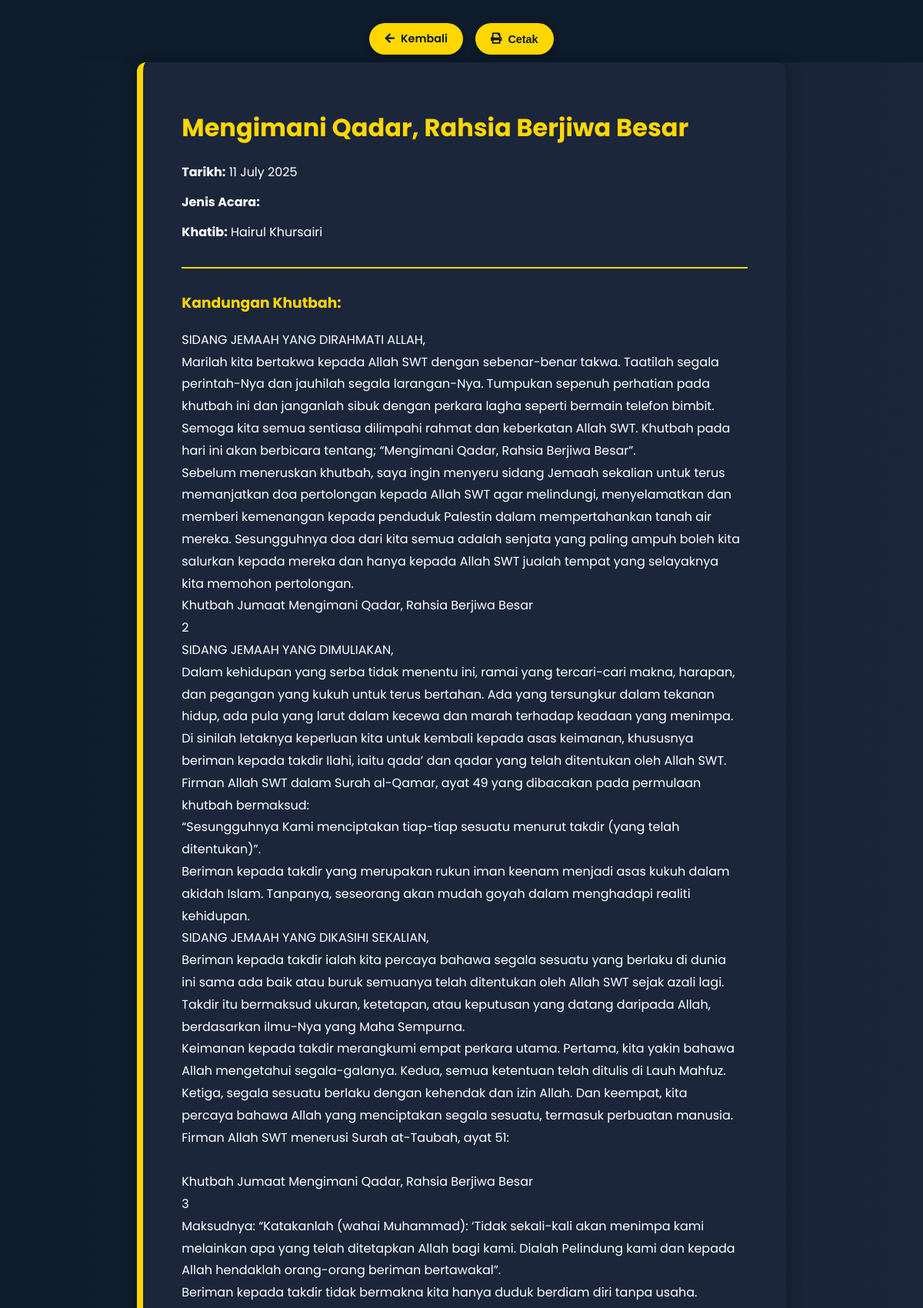
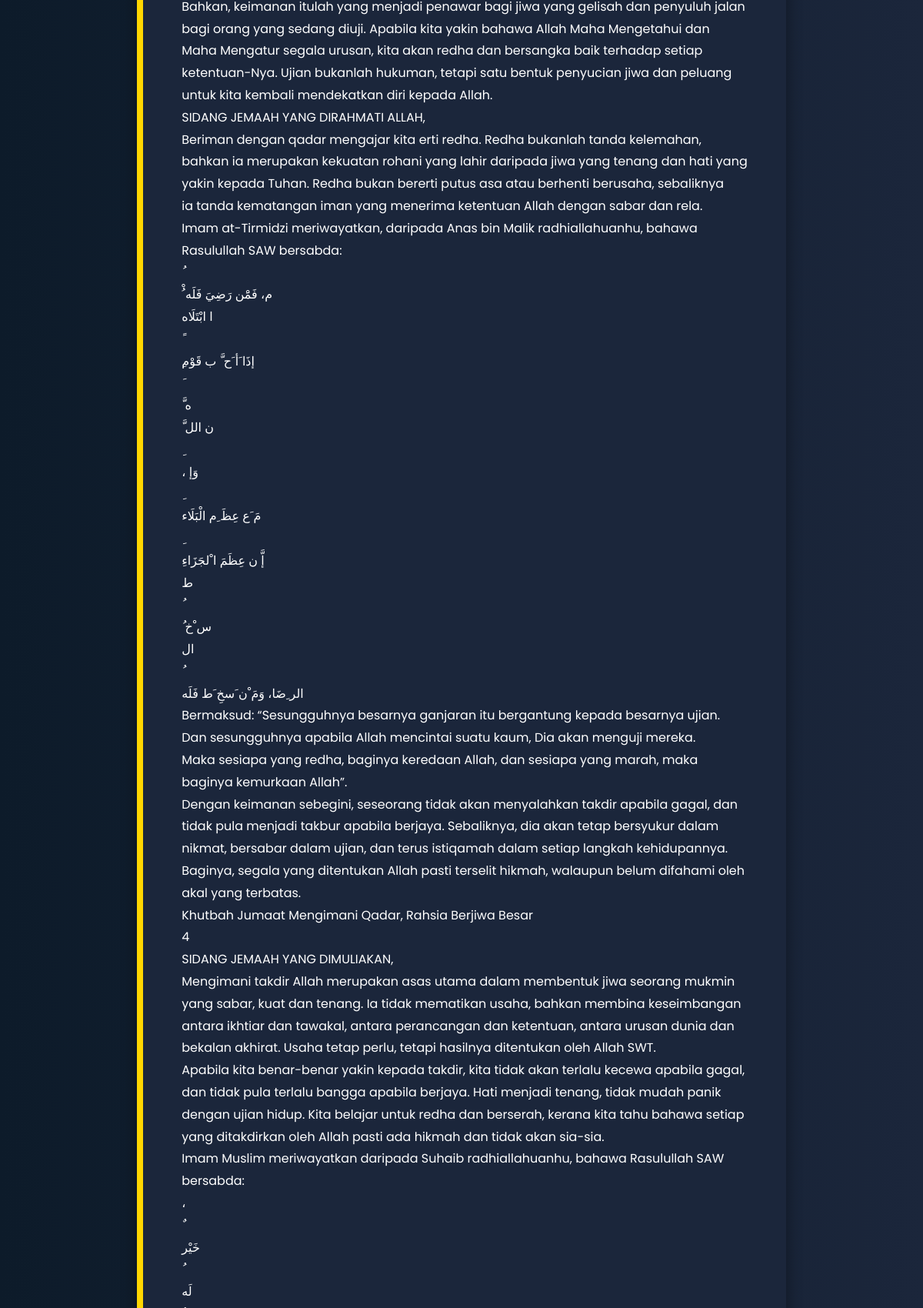
Screenshot of /jemaah/khutbah/5/ (upper part) with the database file from the repository (2 pictures, top to bottom).
### ImamFlex/models.py (models this page shows, shortened)
class Khutbah(models.Model):
    khutbah_id = models.AutoField(primary_key=True)
    date = models.DateField()
    khutbah_topic = models.CharField(max_length=200)
    content = models.TextField()
    khatib = models.ForeignKey(Imam, on_delete=models.SET_NULL, null=True, blank=True)

class MosqueStaff(models.Model):
    name = models.CharField(max_length=100)
    ic_number = models.CharField(max_length=12, unique=True)
    contact_number = models.CharField(max_length=15)
    address = models.TextField(blank=True, null=True)
    availability = models.BooleanField(default=True)
    email = models.EmailField(blank=True, null=True)
    profile_picture = models.ImageField(upload_to='profile_pics/', null=True, blank=True)
    class Meta:
        abstract = True

class Imam(MosqueStaff):
    imam_id = models.CharField(max_length=10, primary_key=True)
    password = models.CharField(max_length=20)
    is_admin = models.BooleanField(default=False)

### ImamFlex/views.py (the view)
# urls.py: path('jemaah/khutbah/<int:khutbah_id>/', views.khutbah_detail, name='khutbah_detail'),
def khutbah_detail(request, khutbah_id):
    khutbah = get_object_or_404(Khutbah, pk=khutbah_id)
    return render(request, 'jemaah/khutbahDetail.html', {'khutbah': khutbah})

### ImamFlex/templates/jemaah/khutbahDetail.html (shortened to what this page needs)
{% load static %}
<!DOCTYPE html>
<html lang="en">
<head>
  <link rel="stylesheet" href="{% static 'css/ImamFlex.css' %}">
  <link rel="stylesheet" href="https://cdnjs.cloudflare.com/ajax/libs/font-awesome/5.15.4/css/all.min.css">
</head>
<body>
  <div class="button-row">
    <a href="{% url 'jemaah_khutbah' %}" class="back-btn">
      <i class="fas fa-arrow-left"></i> Kembali
    </a>
    <button onclick="window.print()" class="print-btn">
      <i class="fas fa-print"></i> Cetak
    </button>
  </div>
  <div class="khutbah-detail">
    <h1>{{ khutbah.khutbah_topic }}</h1>
    <p><strong>Tarikh:</strong> {{ khutbah.date|date:"j F Y" }}</p>
    <p><strong>Jenis Acara:</strong> {{ khutbah.event_type }}</p>
    <p><strong>Khatib:</strong>
      {% if khutbah.khatib %}
        {{ khutbah.khatib.name }}
      {% else %}
        Belum Ditentukan
      {% endif %}
    </p>
    <hr>
    <h3>Kandungan Khutbah:</h3>
    <p style="white-space: pre-line;">{{ khutbah.content }}</p>
  </div>
</body>
</html>

### ImamFlex/static/css/imamFlex.css (style rules this page uses)
body { margin: 0; font-family: 'Poppins', sans-serif; background: linear-gradient(to right, #0d1b2a, #1b263b); color: white; display: flex; flex-direction: column; min-height: 100vh; }

### ImamFlex/templates/jemaah/khutbahDetail.html (style rules this page uses)
body { background-color: #0d1b2a; color: white; font-family: 'Poppins', sans-serif; padding: 0; margin: 0; }
.button-row { display: flex; justify-content: center; gap: 16px; padding: 30px 0 10px; background: #0d1b2a; }
.back-btn, .print-btn { background: gold; color: #0d1b2a; padding: 10px 20px; font-size: 0.9rem; font-weight: 600; border: none; border-radius: 30px; display: inline-flex; align-items: center; gap: 8px; cursor: pointer; text-decoration: none; box-shadow: 0 3px 8px rgba(0,0,0,0.25); transition: all 0.3s ease; }
.khutbah-detail { background-color: #1b263b; border-left: 8px solid gold; padding: 40px 50px; border-radius: 12px; max-width: 850px; margin: 0 auto 60px; box-shadow: 0 5px 20px rgba(0,0,0,0.4); }
h1, h3 { color: gold; margin-bottom: 20px; }
p { margin: 10px 0; line-height: 1.8; font-size: 1rem; }
hr { border: 0; border-top: 2px solid gold; margin: 30px 0; }

### rows the page displays
Khutbah: khutbah_topic "Mengimani Qadar, Rahsia Berjiwa Besar", date "11 July 2025", khatib.name "Hairul Khursairi"
